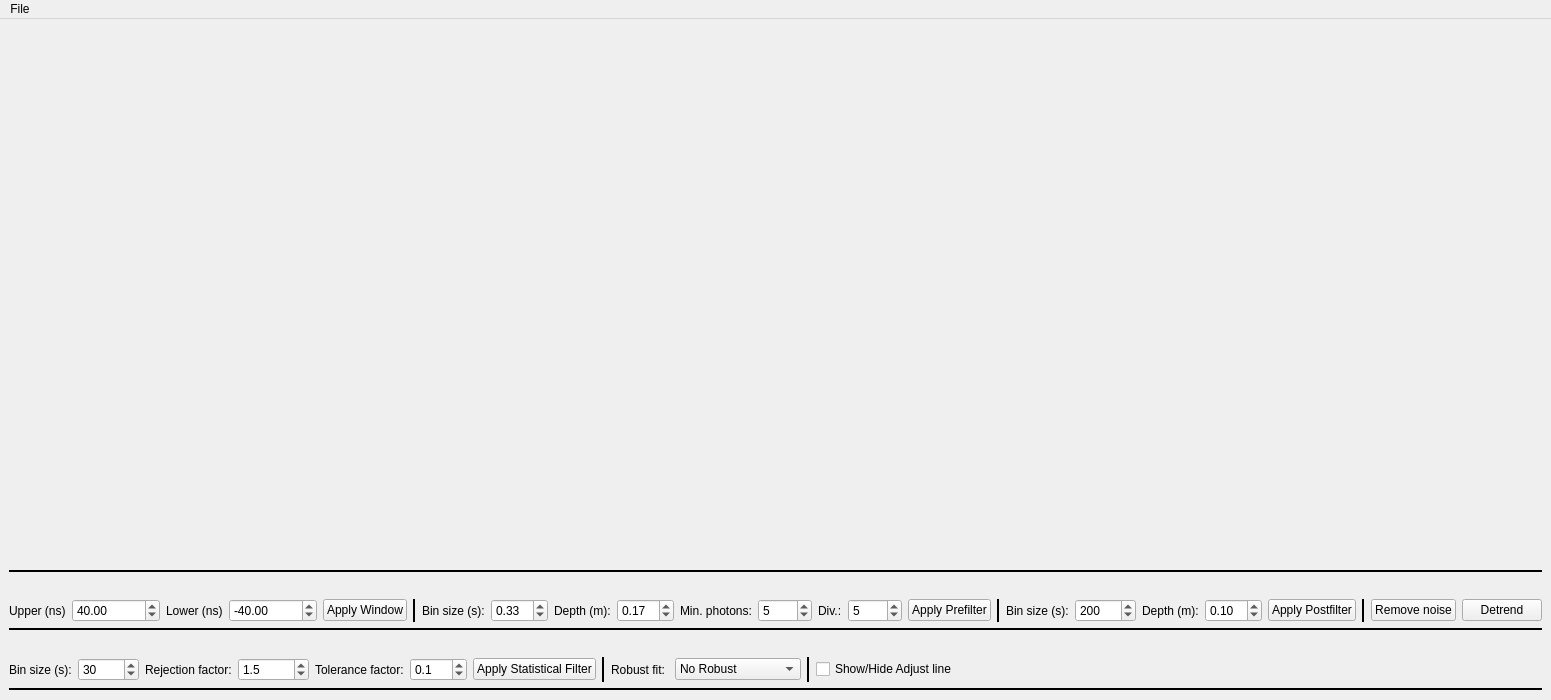
<?xml version="1.0" encoding="UTF-8"?>
<ui version="4.0">
 <class>MainWindow</class>
 <widget class="QMainWindow" name="MainWindow">
  <property name="geometry">
   <rect>
    <x>0</x>
    <y>0</y>
    <width>1511</width>
    <height>700</height>
   </rect>
  </property>
  <property name="windowTitle">
   <string>Test SLR Filters</string>
  </property>
  <widget class="QWidget" name="centralwidget">
   <layout class="QVBoxLayout" name="verticalLayout" stretch="1,0,0,0,0,0">
    <item>
     <widget class="StaticResidualsPlot" name="plot_staticres" native="true"/>
    </item>
    <item>
     <widget class="Line" name="line">
      <property name="frameShadow">
       <enum>QFrame::Plain</enum>
      </property>
      <property name="lineWidth">
       <number>2</number>
      </property>
      <property name="orientation">
       <enum>Qt::Horizontal</enum>
      </property>
     </widget>
    </item>
    <item>
     <layout class="QGridLayout" name="gridLayout_3">
      <property name="topMargin">
       <number>20</number>
      </property>
      <item row="0" column="4">
       <widget class="QPushButton" name="pb_w_apply">
        <property name="text">
         <string>Apply Window</string>
        </property>
       </widget>
      </item>
      <item row="0" column="8">
       <widget class="QLabel" name="label5_2">
        <property name="sizePolicy">
         <sizepolicy hsizetype="Maximum" vsizetype="Preferred">
          <horstretch>0</horstretch>
          <verstretch>0</verstretch>
         </sizepolicy>
        </property>
        <property name="text">
         <string>Depth (m):</string>
        </property>
       </widget>
      </item>
      <item row="0" column="9">
       <widget class="QDoubleSpinBox" name="sb_hs_depth">
        <property name="singleStep">
         <double>0.010000000000000</double>
        </property>
        <property name="value">
         <double>0.170000000000000</double>
        </property>
       </widget>
      </item>
      <item row="0" column="7">
       <widget class="QDoubleSpinBox" name="sb_hs_bins">
        <property name="singleStep">
         <double>0.010000000000000</double>
        </property>
        <property name="value">
         <double>0.330000000000000</double>
        </property>
       </widget>
      </item>
      <item row="0" column="19">
       <widget class="QDoubleSpinBox" name="sb_post_depth">
        <property name="maximum">
         <double>99.989999999999995</double>
        </property>
        <property name="value">
         <double>0.100000000000000</double>
        </property>
       </widget>
      </item>
      <item row="0" column="11">
       <widget class="QDoubleSpinBox" name="sb_hs_mph">
        <property name="decimals">
         <number>0</number>
        </property>
        <property name="maximum">
         <double>1000.000000000000000</double>
        </property>
        <property name="value">
         <double>5.000000000000000</double>
        </property>
       </widget>
      </item>
      <item row="0" column="23">
       <widget class="QPushButton" name="pb_detrend">
        <property name="text">
         <string>Detrend</string>
        </property>
       </widget>
      </item>
      <item row="0" column="3">
       <widget class="QDoubleSpinBox" name="sb_w_lower">
        <property name="minimum">
         <double>-999999.000000000000000</double>
        </property>
        <property name="maximum">
         <double>999999.000000000000000</double>
        </property>
        <property name="singleStep">
         <double>10.000000000000000</double>
        </property>
        <property name="value">
         <double>-40.000000000000000</double>
        </property>
       </widget>
      </item>
      <item row="0" column="20">
       <widget class="QPushButton" name="pb_post_apply">
        <property name="text">
         <string>Apply Postfilter</string>
        </property>
       </widget>
      </item>
      <item row="0" column="5">
       <widget class="Line" name="line_4">
        <property name="frameShadow">
         <enum>QFrame::Plain</enum>
        </property>
        <property name="lineWidth">
         <number>2</number>
        </property>
        <property name="orientation">
         <enum>Qt::Vertical</enum>
        </property>
       </widget>
      </item>
      <item row="0" column="16">
       <widget class="QLabel" name="label">
        <property name="sizePolicy">
         <sizepolicy hsizetype="Maximum" vsizetype="Preferred">
          <horstretch>0</horstretch>
          <verstretch>0</verstretch>
         </sizepolicy>
        </property>
        <property name="text">
         <string>Bin size (s):</string>
        </property>
       </widget>
      </item>
      <item row="0" column="15">
       <widget class="Line" name="line_5">
        <property name="frameShadow">
         <enum>QFrame::Plain</enum>
        </property>
        <property name="lineWidth">
         <number>2</number>
        </property>
        <property name="orientation">
         <enum>Qt::Vertical</enum>
        </property>
       </widget>
      </item>
      <item row="0" column="22">
       <widget class="QPushButton" name="pb_rnoise">
        <property name="text">
         <string>Remove noise</string>
        </property>
       </widget>
      </item>
      <item row="0" column="10">
       <widget class="QLabel" name="label_2">
        <property name="sizePolicy">
         <sizepolicy hsizetype="Maximum" vsizetype="Preferred">
          <horstretch>0</horstretch>
          <verstretch>0</verstretch>
         </sizepolicy>
        </property>
        <property name="text">
         <string>Min. photons:</string>
        </property>
       </widget>
      </item>
      <item row="0" column="18">
       <widget class="QLabel" name="label5">
        <property name="sizePolicy">
         <sizepolicy hsizetype="Maximum" vsizetype="Preferred">
          <horstretch>0</horstretch>
          <verstretch>0</verstretch>
         </sizepolicy>
        </property>
        <property name="text">
         <string>Depth (m):</string>
        </property>
       </widget>
      </item>
      <item row="0" column="14">
       <widget class="QPushButton" name="pb_pre_apply">
        <property name="text">
         <string>Apply Prefilter</string>
        </property>
       </widget>
      </item>
      <item row="0" column="21">
       <widget class="Line" name="line_10">
        <property name="frameShadow">
         <enum>QFrame::Plain</enum>
        </property>
        <property name="lineWidth">
         <number>2</number>
        </property>
        <property name="orientation">
         <enum>Qt::Vertical</enum>
        </property>
       </widget>
      </item>
      <item row="0" column="17">
       <widget class="QDoubleSpinBox" name="sb_post_bins">
        <property name="decimals">
         <number>0</number>
        </property>
        <property name="maximum">
         <double>86401.000000000000000</double>
        </property>
        <property name="singleStep">
         <double>10.000000000000000</double>
        </property>
        <property name="value">
         <double>200.000000000000000</double>
        </property>
       </widget>
      </item>
      <item row="0" column="0">
       <widget class="QLabel" name="label_6">
        <property name="sizePolicy">
         <sizepolicy hsizetype="Maximum" vsizetype="Preferred">
          <horstretch>0</horstretch>
          <verstretch>0</verstretch>
         </sizepolicy>
        </property>
        <property name="text">
         <string>Upper (ns)</string>
        </property>
       </widget>
      </item>
      <item row="0" column="13">
       <widget class="QDoubleSpinBox" name="sb_hs_div">
        <property name="decimals">
         <number>0</number>
        </property>
        <property name="maximum">
         <double>1000.000000000000000</double>
        </property>
        <property name="value">
         <double>5.000000000000000</double>
        </property>
       </widget>
      </item>
      <item row="0" column="2">
       <widget class="QLabel" name="label_5">
        <property name="sizePolicy">
         <sizepolicy hsizetype="Maximum" vsizetype="Preferred">
          <horstretch>0</horstretch>
          <verstretch>0</verstretch>
         </sizepolicy>
        </property>
        <property name="text">
         <string>Lower (ns)</string>
        </property>
       </widget>
      </item>
      <item row="0" column="6">
       <widget class="QLabel" name="label_4">
        <property name="sizePolicy">
         <sizepolicy hsizetype="Maximum" vsizetype="Preferred">
          <horstretch>0</horstretch>
          <verstretch>0</verstretch>
         </sizepolicy>
        </property>
        <property name="text">
         <string>Bin size (s):</string>
        </property>
       </widget>
      </item>
      <item row="0" column="1">
       <widget class="QDoubleSpinBox" name="sb_w_upper">
        <property name="minimum">
         <double>-999999.000000000000000</double>
        </property>
        <property name="maximum">
         <double>999999.000000000000000</double>
        </property>
        <property name="singleStep">
         <double>10.000000000000000</double>
        </property>
        <property name="value">
         <double>40.000000000000000</double>
        </property>
       </widget>
      </item>
      <item row="0" column="12">
       <widget class="QLabel" name="label_3">
        <property name="sizePolicy">
         <sizepolicy hsizetype="Maximum" vsizetype="Preferred">
          <horstretch>0</horstretch>
          <verstretch>0</verstretch>
         </sizepolicy>
        </property>
        <property name="text">
         <string>Div.:</string>
        </property>
       </widget>
      </item>
     </layout>
    </item>
    <item>
     <widget class="Line" name="line_2">
      <property name="frameShadow">
       <enum>QFrame::Plain</enum>
      </property>
      <property name="lineWidth">
       <number>2</number>
      </property>
      <property name="orientation">
       <enum>Qt::Horizontal</enum>
      </property>
     </widget>
    </item>
    <item>
     <layout class="QGridLayout" name="gridLayout">
      <property name="topMargin">
       <number>20</number>
      </property>
      <item row="0" column="20">
       <widget class="QPushButton" name="pb_statistical_apply">
        <property name="text">
         <string>Apply Statistical Filter</string>
        </property>
       </widget>
      </item>
      <item row="0" column="16">
       <widget class="QLabel" name="label_7">
        <property name="sizePolicy">
         <sizepolicy hsizetype="Maximum" vsizetype="Preferred">
          <horstretch>0</horstretch>
          <verstretch>0</verstretch>
         </sizepolicy>
        </property>
        <property name="text">
         <string>Rejection factor:</string>
        </property>
       </widget>
      </item>
      <item row="0" column="17">
       <widget class="QDoubleSpinBox" name="sb_post_bins_2">
        <property name="decimals">
         <number>1</number>
        </property>
        <property name="maximum">
         <double>86401.000000000000000</double>
        </property>
        <property name="value">
         <double>1.500000000000000</double>
        </property>
       </widget>
      </item>
      <item row="0" column="19">
       <widget class="QDoubleSpinBox" name="sb_post_depth_2">
        <property name="decimals">
         <number>1</number>
        </property>
        <property name="maximum">
         <double>100.000000000000000</double>
        </property>
        <property name="singleStep">
         <double>0.100000000000000</double>
        </property>
        <property name="value">
         <double>0.100000000000000</double>
        </property>
       </widget>
      </item>
      <item row="0" column="23">
       <widget class="QComboBox" name="cb_robust">
        <property name="sizeAdjustPolicy">
         <enum>QComboBox::AdjustToContents</enum>
        </property>
        <item>
         <property name="text">
          <string>No Robust</string>
         </property>
        </item>
        <item>
         <property name="text">
          <string>Bisquare Weights</string>
         </property>
        </item>
       </widget>
      </item>
      <item row="0" column="15">
       <widget class="QDoubleSpinBox" name="sb_post_bins_3">
        <property name="decimals">
         <number>0</number>
        </property>
        <property name="maximum">
         <double>86401.000000000000000</double>
        </property>
        <property name="value">
         <double>30.000000000000000</double>
        </property>
       </widget>
      </item>
      <item row="0" column="18">
       <widget class="QLabel" name="label_9">
        <property name="sizePolicy">
         <sizepolicy hsizetype="Maximum" vsizetype="Preferred">
          <horstretch>0</horstretch>
          <verstretch>0</verstretch>
         </sizepolicy>
        </property>
        <property name="text">
         <string>Tolerance factor:</string>
        </property>
       </widget>
      </item>
      <item row="0" column="24">
       <widget class="Line" name="line_7">
        <property name="frameShadow">
         <enum>QFrame::Plain</enum>
        </property>
        <property name="lineWidth">
         <number>2</number>
        </property>
        <property name="orientation">
         <enum>Qt::Vertical</enum>
        </property>
       </widget>
      </item>
      <item row="0" column="26">
       <spacer name="horizontalSpacer_15">
        <property name="orientation">
         <enum>Qt::Horizontal</enum>
        </property>
        <property name="sizeHint" stdset="0">
         <size>
          <width>400</width>
          <height>25</height>
         </size>
        </property>
       </spacer>
      </item>
      <item row="0" column="21">
       <widget class="Line" name="line_6">
        <property name="frameShadow">
         <enum>QFrame::Plain</enum>
        </property>
        <property name="lineWidth">
         <number>2</number>
        </property>
        <property name="orientation">
         <enum>Qt::Vertical</enum>
        </property>
       </widget>
      </item>
      <item row="0" column="14">
       <widget class="QLabel" name="label_8">
        <property name="sizePolicy">
         <sizepolicy hsizetype="Maximum" vsizetype="Preferred">
          <horstretch>0</horstretch>
          <verstretch>0</verstretch>
         </sizepolicy>
        </property>
        <property name="text">
         <string>Bin size (s):</string>
        </property>
       </widget>
      </item>
      <item row="0" column="22">
       <widget class="QLabel" name="label_10">
        <property name="text">
         <string>Robust fit: </string>
        </property>
       </widget>
      </item>
      <item row="0" column="25">
       <widget class="QCheckBox" name="xb_adjusjt_visible">
        <property name="text">
         <string>Show/Hide Adjust line</string>
        </property>
       </widget>
      </item>
     </layout>
    </item>
    <item>
     <widget class="Line" name="line_3">
      <property name="frameShadow">
       <enum>QFrame::Plain</enum>
      </property>
      <property name="lineWidth">
       <number>2</number>
      </property>
      <property name="orientation">
       <enum>Qt::Horizontal</enum>
      </property>
     </widget>
    </item>
   </layout>
  </widget>
  <widget class="QMenuBar" name="menubar">
   <property name="geometry">
    <rect>
     <x>0</x>
     <y>0</y>
     <width>1511</width>
     <height>21</height>
    </rect>
   </property>
   <widget class="QMenu" name="menuFile">
    <property name="title">
     <string>File</string>
    </property>
    <addaction name="actionOpenFIle"/>
   </widget>
   <addaction name="menuFile"/>
  </widget>
  <action name="actionOpenFIle">
   <property name="text">
    <string>Open file</string>
   </property>
  </action>
 </widget>
 <customwidgets>
  <customwidget>
   <class>StaticResidualsPlot</class>
   <extends>QWidget</extends>
   <header>class_staticresidualsplot.h</header>
   <container>1</container>
  </customwidget>
 </customwidgets>
 <resources/>
 <connections/>
</ui>
